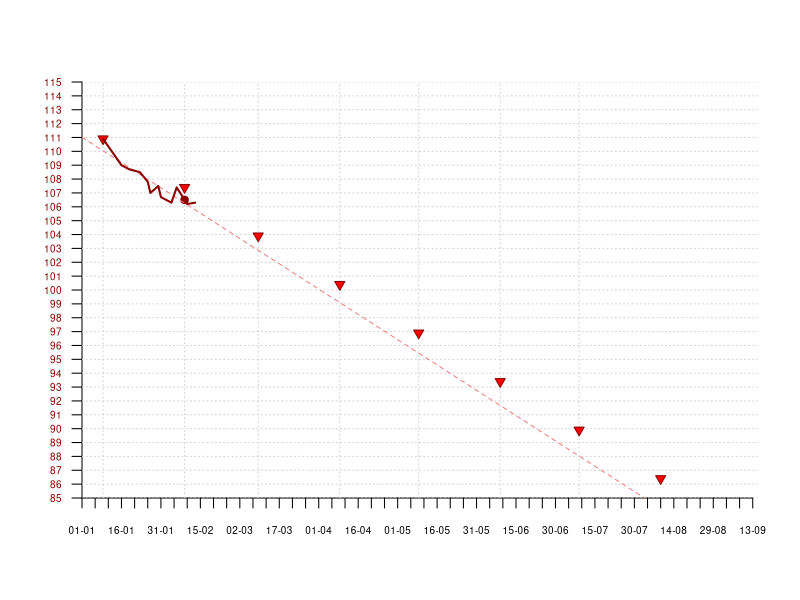

Recreate this plot in R.
dates <- as.Date(c("2017-01-09",
                   "2017-01-16",
                   "2017-01-19",
                   "2017-01-23",
                   "2017-01-26",
                   "2017-01-27",
                   "2017-01-30",
                   "2017-01-31",
                   "2017-02-04",
                   "2017-02-06",
                   "2017-02-09",
                   "2017-02-10",
                   "2017-02-13"))

vals <- c(110.9,
          109.0,
          108.7,
          108.5,
          107.8,
          107.0,
          107.5,
          106.7,
          106.3,
          107.4,
          106.5,
          106.2,
          106.3)

plot(dates,
     vals,
     col="black",
     pch=3,
     type="n",
     xaxt="n",
     yaxt="n",
     xaxs="i",
     yaxs="i",
     xlab="",
     ylab="",
     bty="n",
     ylim=c(85,115),
     xlim=as.Date(c("2017-01-01",
                    "2017-09-15")))

xdts <- seq(as.Date(c("2017-01-01")),
        as.Date(c("2017-09-15")),
        by=5)
xlbls <- format(xdts,
                format="%d-%m")
axis(1, 
     at=xdts,
     labels=xlbls,
     las=1,
     cex.axis=0.6)

axis(2, 
     at=seq(85,
            115,
            by=1),
     las=0.5,
     cex.axis=0.6,
     las=2,
     col.axis="darkred")

abline(h=seq(85,
             115,
             by=1),
       col="lightgrey",
       lty=3)

abline(v=as.Date(c("2017-01-09", "2017-02-09", "2017-03-09", "2017-04-09", "2017-05-09", "2017-06-09", "2017-07-09")),
       col="lightgrey",
       lty=3)

dts <- as.Date(c("2017-01-09","2017-02-09","2017-03-09","2017-04-09","2017-05-09","2017-06-09","2017-07-09","2017-08-09"),
                 "%Y-%m-%d")
lbls <- format(dts, format="%d.%m")

points(dts,
       c(110.9, 107.4, 103.9, 100.4, 96.9, 93.4, 89.9, 86.4),
       pch=25,
       cex=1,
       col="darkred",
       bg="red")
points(as.Date("2017-02-09",
               "%Y-%m-%d"),
       106.5,
       col="darkred",
       pch=19)

df <- data.frame(x=dates,
                 y=vals)
lf <- lm(y ~ x, 
         data = df)
abline(lf,
       lty=2,
       col="lightcoral")
lines(dates,
      vals,
      lwd=2,
      col="darkred")

BMI = function(height_m,weight_kg){(1.3*weight_kg/(height_m)^2.5)}
h = 1.85
w = vals
my_bmi = data.frame(h,w)
my_bmi$bmi = BMI(my_bmi$h,
                 my_bmi$w)

# par(new = TRUE)
# plot(dates,
#      my_bmi$bmi,
#      axes=F,
#      xlab=NA,
#      ylab=NA,
#      col="darkblue",
#      pch=18,
#      #type="n",
#      #xaxt="n",
#      #yaxt="n",
#      xaxs="i",
#      yaxs="i",
#      #xlab="",
#      #ylab="",
#      bty="n",
#      ylim=c(21,35),
#      xlim=as.Date(c("2017-01-01",
#                     "2017-09-15")),
#      panel.first = rect(0.1,#dates[1],
#                         30,
#                         as.Date("2017-10-01"),
#                         34.99,
#                         col='lightcoral', 
#                         border=NA,
#                         alpha=0.2))
# axis(4, 
#      at=seq(20,
#             35,
#             by=1),
#      las=0.5,
#      cex.axis=0.6,
#      las=2,
#      col.axis="darkblue")
# 
# my_bmi$bmi
# #
# #rect(100,#xleft 
# #     300,#ybottom 
# #     125,#xright 
# #     350 #ytop)
